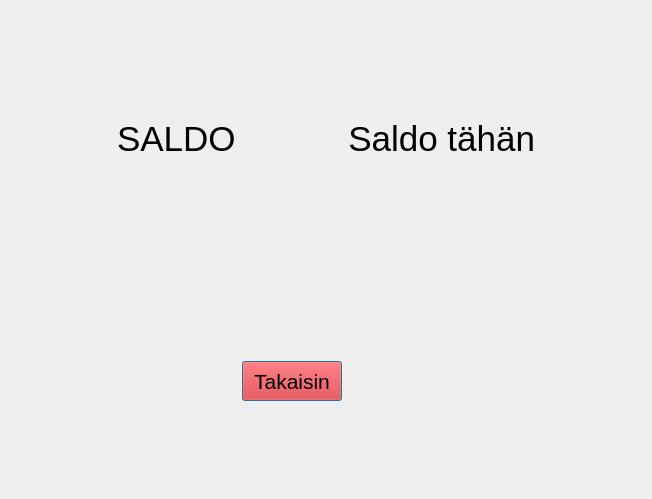
<?xml version="1.0" encoding="UTF-8"?>
<ui version="4.0">
 <class>balance</class>
 <widget class="QDialog" name="balance">
  <property name="geometry">
   <rect>
    <x>0</x>
    <y>0</y>
    <width>652</width>
    <height>499</height>
   </rect>
  </property>
  <property name="windowTitle">
   <string>Dialog</string>
  </property>
  <layout class="QGridLayout" name="gridLayout">
   <item row="0" column="2">
    <widget class="QLabel" name="label_5">
     <property name="font">
      <font>
       <pointsize>36</pointsize>
      </font>
     </property>
     <property name="text">
      <string/>
     </property>
    </widget>
   </item>
   <item row="2" column="6">
    <widget class="QLabel" name="label_6">
     <property name="text">
      <string/>
     </property>
    </widget>
   </item>
   <item row="5" column="4">
    <widget class="QLabel" name="label_4">
     <property name="font">
      <font>
       <pointsize>36</pointsize>
      </font>
     </property>
     <property name="text">
      <string/>
     </property>
    </widget>
   </item>
   <item row="3" column="0">
    <widget class="QLabel" name="label_2">
     <property name="text">
      <string/>
     </property>
    </widget>
   </item>
   <item row="1" column="2">
    <widget class="QLabel" name="label">
     <property name="font">
      <font>
       <pointsize>26</pointsize>
       <bold>false</bold>
      </font>
     </property>
     <property name="text">
      <string>SALDO</string>
     </property>
    </widget>
   </item>
   <item row="1" column="5">
    <widget class="QLabel" name="Balance">
     <property name="font">
      <font>
       <pointsize>26</pointsize>
      </font>
     </property>
     <property name="text">
      <string>Saldo tähän</string>
     </property>
     <property name="alignment">
      <set>Qt::AlignRight|Qt::AlignTrailing|Qt::AlignVCenter</set>
     </property>
    </widget>
   </item>
   <item row="4" column="4">
    <widget class="QPushButton" name="Return">
     <property name="maximumSize">
      <size>
       <width>150</width>
       <height>40</height>
      </size>
     </property>
     <property name="font">
      <font>
       <pointsize>16</pointsize>
      </font>
     </property>
     <property name="cursor">
      <cursorShape>PointingHandCursor</cursorShape>
     </property>
     <property name="styleSheet">
      <string notr="true">background-color: rgb(255, 0, 0);</string>
     </property>
     <property name="text">
      <string>Takaisin</string>
     </property>
    </widget>
   </item>
  </layout>
 </widget>
 <resources/>
 <connections/>
</ui>
